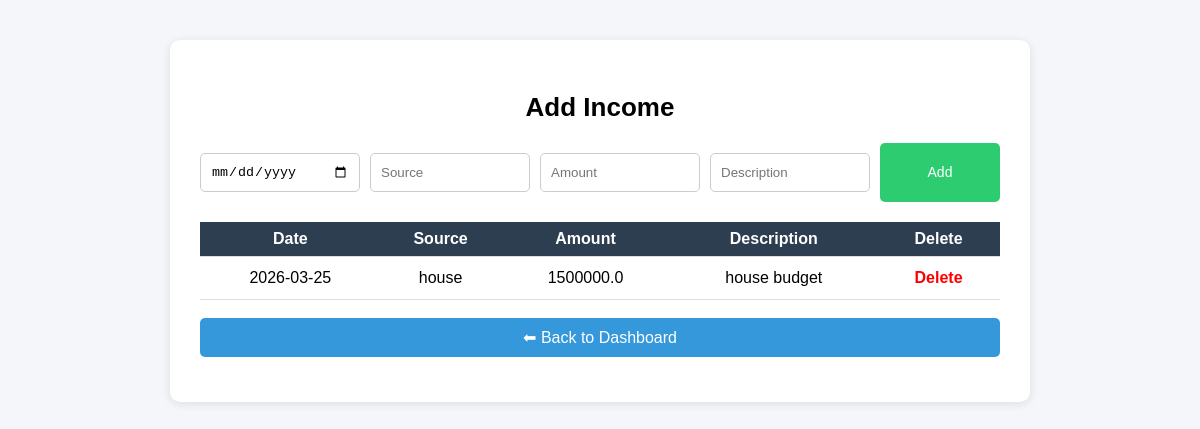
The app's page /add_income (signed in) with its own data.
### tables this page shows
CREATE TABLE income(
        id INTEGER PRIMARY KEY AUTOINCREMENT,
        user_id INTEGER,
        date TEXT,
        source TEXT,
        amount REAL,
        description TEXT
    );

### app.py (the view, shortened to what this page needs)
@app.route("/add_income", methods=["GET", "POST"])
def add_income():
    if "user_id" not in session:
        return redirect("/")
    db = get_db()
    data = db.execute(
        "SELECT * FROM income WHERE user_id=?",
        (session["user_id"],)
    ).fetchall()
    return render_template("add_income.html", income=data)

### app.py (called while the page is built)
def get_db():
    conn = sqlite3.connect("database.db")
    conn.row_factory = sqlite3.Row
    return conn

@app.after_request
def add_header(response):
    response.headers["Cache-Control"] = "no-cache, no-store, must-revalidate"
    return response

### templates/add_income.html (shortened to what this page needs)
<!DOCTYPE html>
<html>
<head>
<link rel="stylesheet" href="/static/style.css">
</head>
<body>
<div class="page-card">
<h2 class="page-title">Add Income</h2>
<form method="post">
<div class="form-group">
<input type="date" name="date" required>
<input type="text" name="source" placeholder="Source" required>
<input type="number" name="amount" placeholder="Amount" required>
<input type="text" name="description" placeholder="Description" required>
<button class="btn-add">Add</button>
</div>
</form>
<table>
 <tr>
        <th>Date</th>
        <th>Source</th>
        <th>Amount</th>
        <th>Description</th>
        <th>Delete</th>
    </tr>
    {% for row in income %}
    <tr>
        <td>{{ row.date }}</td>
        <td>{{ row.source }}</td>
        <td>{{ row.amount }}</td>
        <td> {{row.description}}</td>
        <td>
            <a class="delete-btn" href="/delete_income/{{ row.id }}">Delete</a>
        </td>
    </tr>
    {% endfor %}
</table>
<br>
<div style="text-align:center;">
<a href="/dashboard">
<button class="btn-back">⬅ Back to Dashboard</button>
</a>
</div>
</div>
</body>
</html>

### static/style.css (style rules this page uses)
body { margin:0; font-family:Arial, sans-serif; }
input { width:90%; padding:10px; margin:10px 0; border-radius:5px; border:1px solid #ccc; }
button { width:100%; padding:10px; background:green; color:white; border:none; border-radius:5px; font-size:16px; cursor:pointer; }
body { font-family:Arial, Helvetica, sans-serif; background:#f4f6f9; margin:0; padding:0; }
.page-card { width:800px; margin:40px auto; background:white; padding:30px; border-radius:10px; box-shadow:0 2px 10px rgba(0,0,0,0.1); }
.page-title { font-size:14px; margin-bottom:20px; }
.form-group { display:flex; gap:10px; margin-bottom:20px; }
.form-group input { padding:10px; border:1px solid #ccc; border-radius:5px; flex:1; }
.btn-add { background:#2ecc71; color:white; padding:8px 18px; font-size:14px; width:120px; }
.btn-back { background:#3498db; color:white; margin-bottom:15px; }
table { width:100%; border-collapse:collapse; }
table th { background-color: #2c3e50; color: white; }
table td { padding: 12px; border-bottom: 1px solid #ddd; text-align: center; }
.delete-btn { color:red; text-decoration:none; font-weight:bold; }
.page-title { text-align:center; font-size:26px; margin-bottom:20px; }
table { width: 100%; border-collapse: collapse; }
th, td { padding: 5px; text-align: center; }
body { font-family: Arial; background: #f4f6f9; }
th, td { padding: 8px; border-bottom: 1px solid #ddd; text-align: center; }

### records on screen
income: date "2026-03-25", source "house", amount "1500000.0", description "house budget"
